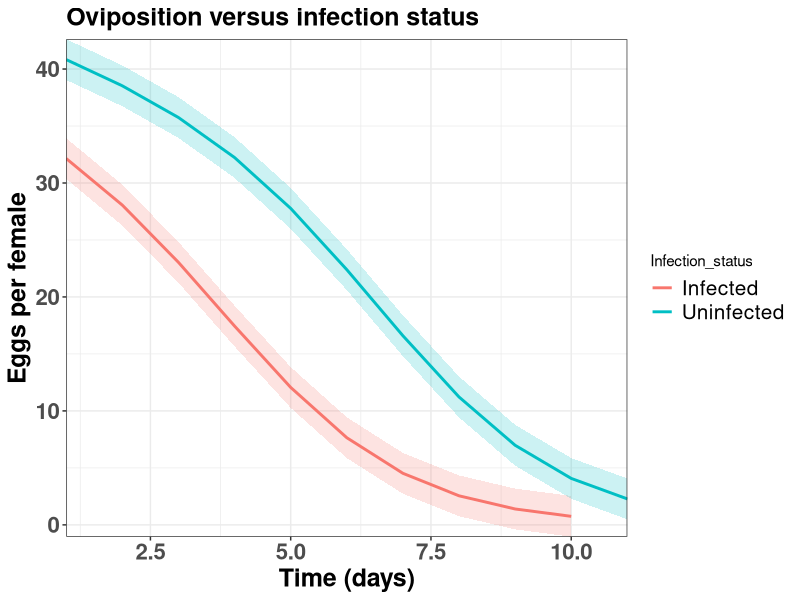

Reproduce this figure in R.
### This script implements the oviposition analysis presented in Vasconcellos et al. (2014)
### We model daily oviposition counts from Oncopeltus females using a zero-inflated Poisson (ZIP) generalised linear model (GLM)  
## Copyleft (or the one to blame): Carvalho, LMF (2014)
## last updated: 09/11/2014
ovi <- data.frame(read.table("data/oncopeltus_oviposition.csv", header = TRUE))
ovi$STATUS <- factor(ovi$STATUS)
library(pscl); library(ggplot2)
m <- zeroinfl(COUNT~DAY+STATUS, data = ovi)
p <- predict(m)
se.p <- sqrt(mean((ovi$COUNT-p)^2))/sqrt(length(p))
###
conf.band <- function(x, sd, alpha){
  lwr = x - qnorm(alpha/2)*sd
  upr = x + qnorm(alpha/2)*sd  
  return(data.frame(lwr, upr))
}

bands <- conf.band(p,se.p,.05)
bigdt <- data.frame(ovi, p, bands)
bigdt$Infection_status <- factor(ifelse(bigdt$STATUS==0,1,0),
                                  labels = c("Infected", "Uninfected"))# monstruous trick to fool ggplot
#
pdf(file = "figs/oviposition.pdf")
ggplot(bigdt, aes(x = DAY, y = p)) +
  ggtitle("Oviposition versus infection status") + 
  geom_ribbon(aes(ymin = lwr, ymax = upr, fill =  as.factor(ifelse(STATUS==0, 1, 0))), alpha = 0.2) +
  scale_x_continuous("Time (days)", expand = c(0, 0)) +
  scale_y_continuous("Eggs per female", expand = c(0, 0)) +
  guides(fill = FALSE)+
  geom_line(aes(colour = Infection_status), size = 1)+
  labs(fill="Infection status") +
  theme_bw() +
  theme(axis.text = element_text(size = 16, face = "bold"),
        plot.title = element_text(size = 18, face = "bold"),
        legend.text = element_text(size = 15),
        axis.title = element_text(size = 18, face = "bold"))
dev.off()
